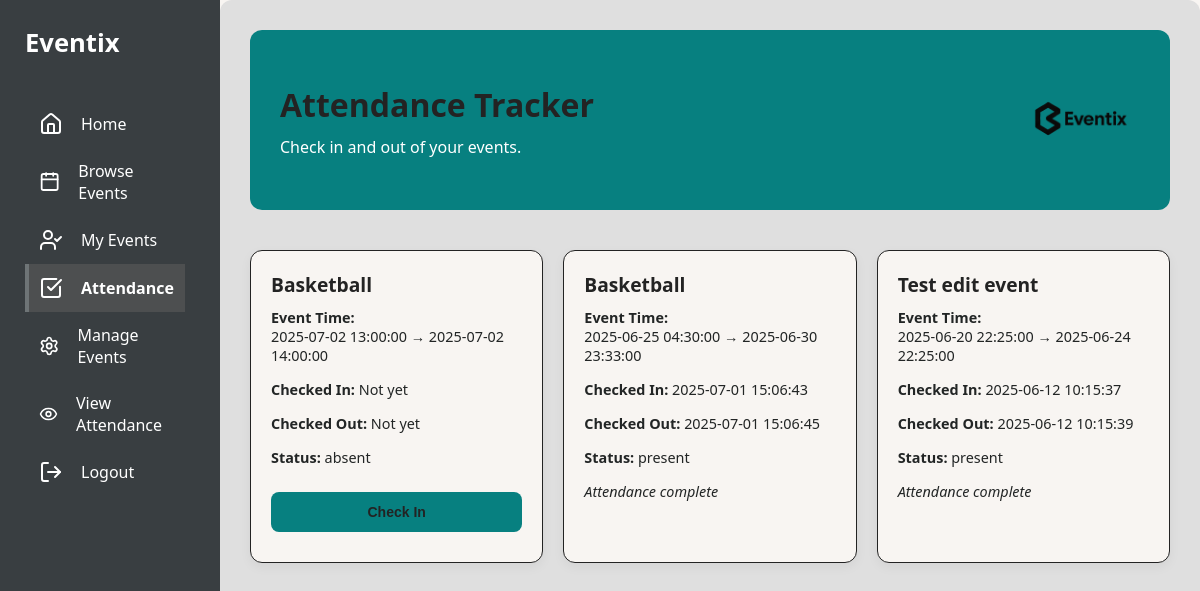
/eventsys/codes/php/attendance.php (signed in), run on the app's committed database.
### tables this page shows
CREATE TABLE `registration` (
  `registration_id` int(11) NOT NULL,
  `user_id` int(11) DEFAULT NULL,
  `event_id` int(11) DEFAULT NULL,
  `registration_date` datetime DEFAULT current_timestamp(),
  `status` varchar(50) DEFAULT 'confirmed',
  `table_number` int(11) NOT NULL
);

CREATE TABLE `event` (
  `event_id` int(11) NOT NULL,
  `title` varchar(255) NOT NULL,
  `description` text DEFAULT NULL,
  `start_time` datetime NOT NULL,
  `end_time` datetime NOT NULL,
  `venue_id` int(11) DEFAULT NULL,
  `organizer_id` int(11) DEFAULT NULL,
  `capacity` int(11) DEFAULT NULL,
  `price` decimal(10,2) DEFAULT NULL,
  `created_at` datetime DEFAULT current_timestamp(),
  `category_id` int(11) DEFAULT NULL
);

CREATE TABLE `attendance` (
  `attendance_id` int(11) NOT NULL,
  `registration_id` int(11) DEFAULT NULL,
  `check_in_time` datetime DEFAULT NULL,
  `check_out_time` datetime DEFAULT NULL,
  `status` varchar(10) DEFAULT 'absent'
);

### eventsys/codes/php/attendance.php (the view, shortened to what this page needs)
<?php
include('../includes/db.php');
$user_id = $_SESSION['user_id'];
$query = "
SELECT r.registration_id, e.title, e.start_time, e.end_time,
       a.check_in_time, a.check_out_time, a.status
FROM registration r
JOIN event e ON r.event_id = e.event_id
LEFT JOIN attendance a ON r.registration_id = a.registration_id
WHERE r.user_id = ?
ORDER BY e.start_time DESC
";
$stmt = $conn->prepare($query);
$stmt->bind_param("i", $user_id);
$stmt->execute();
$result = $stmt->get_result();
?>
<!DOCTYPE html>
<html lang="en">
<head>
    <link rel="stylesheet" href="../css/style.css">
</head>
<body class="dashboard-layout">
<?php include('sidebar.php'); ?>
<main class="main-content">
    <header class="banner">
        <div>
            <h1>Attendance Tracker</h1>
            <p>Check in and out of your events.</p>
        </div>
        <img src="../assets/eventix-logo.png" alt="Eventix logo" />
    </header>
    <section class="grid-section">
        <?php while ($row = $result->fetch_assoc()): ?>
            <div class="card">
                <h3><?= htmlspecialchars($row['title']) ?></h3>
                <p><strong>Event Time:</strong><br><?= $row['start_time'] ?> → <?= $row['end_time'] ?></p>
                <p><strong>Checked In:</strong> <?= $row['check_in_time'] ?? 'Not yet' ?></p>
                <p><strong>Checked Out:</strong> <?= $row['check_out_time'] ?? 'Not yet' ?></p>
                <p><strong>Status:</strong> <?= $row['status'] ?? 'absent' ?></p>
                <?php if (!$row['check_in_time']): ?>
                    <form method="post">
                        <button type="submit" name="check_in">Check In</button>
                    </form>
                <?php else: ?>
                    <p><em>Attendance complete</em></p>
                <?php endif; ?>
            </div>
        <?php endwhile; ?>
    </section>
</main>
</body>
</html>

### eventsys/codes/css/style.css (style rules this page uses)
:root { --color-bg: #f8f5f2; --color-headline: #232323; --color-paragraph: #222525; --color-button: #078080; --color-button-text: #232323; --color-stroke: #232323; --color-main: #ffffff; --color-highlight: #078080; --color-secondary: #f45d48; --color-tertiary: #f8f5f2; }
.card { background: var(--color-tertiary); transition: background 0.3s ease; }
.sidebar, .banner, input, select, textarea, button { transition: background 0.3s ease, color 0.3s ease; }
* { margin: 0; padding: 0; box-sizing: border-box; }
body { margin: 0; background: var(--color-bg); color: var(--color-paragraph); font-family: 'Poppins', sans-serif; }
.dashboard-layout { display: flex; font-family: 'Segoe UI', sans-serif; background: var(--color-bg); color: var(--color-paragraph); }
.main-content { flex-grow: 1; padding: 30px; background-color: #dfdfdf; color: #1b1c1d; border-radius: 12px; }
.banner { display: flex; justify-content: space-between; align-items: center; background: var(--color-highlight); color: var(--color-main); border-radius: 12px; padding: 30px; margin-bottom: 40px; }
.banner h1 { font-size: 2rem; margin-bottom: 10px; color: var(--color-headline); }
.banner p { color: var(--color-main); font-size: 1rem; }
.banner img { height: 120px; }
.grid-section { display: grid; grid-template-columns: repeat(auto-fill, minmax(240px, 1fr)); gap: 20px; }
.card { background: #fff; border-radius: 12px; padding: 20px; box-shadow: 0 4px 12px rgba(0, 0, 0, 0.05); transition: transform 0.2s ease; }
.card h3 { font-size: 1.2rem; margin-bottom: 10px; color: var(--color-headline); }
.card p { font-size: 0.9rem; margin-bottom: 15px; color: var(--color-paragraph); }
.card, .event-card, .form-container, .card.welcome { background: var(--color-tertiary); color: var(--color-headline); border: 1px solid var(--color-stroke); }
h1, h2, .banner h1 { color: var(--color-headline); }
input, button { width: 100%; padding: 12px; margin: 10px 0; border-radius: 8px; border: 1px solid #ccc; font-size: 14px; }
button { background: var(--color-button); color: var(--color-button-text); border: none; padding: 12px 16px; border-radius: 8px; font-weight: bold; cursor: pointer; }
button, .login-button, .register-button, .card a, .back-link, .attendance-link, .edit-link, .delete-link { background: var(--color-button); color: var(--color-button-text); border: none; font-weight: bold; }

### data on the page
registration: event.title "Basketball", event.start_time "2025-07-02 13:00:00", event.end_time "2025-07-02 14:00:00", check_in_time "Not yet", check_out_time "Not yet", status "absent"
registration: event.title "Basketball", event.start_time "2025-06-25 04:30:00", event.end_time "2025-06-30 23:33:00", attendance.check_in_time "2025-07-01 15:06:43", attendance.check_out_time "2025-07-01 15:06:45", attendance.status "present", shows "Attendance complete"
registration: event.title "Test edit event", event.start_time "2025-06-20 22:25:00", event.end_time "2025-06-24 22:25:00", attendance.check_in_time "2025-06-12 10:15:37", attendance.check_out_time "2025-06-12 10:15:39", attendance.status "present", shows "Attendance complete"
